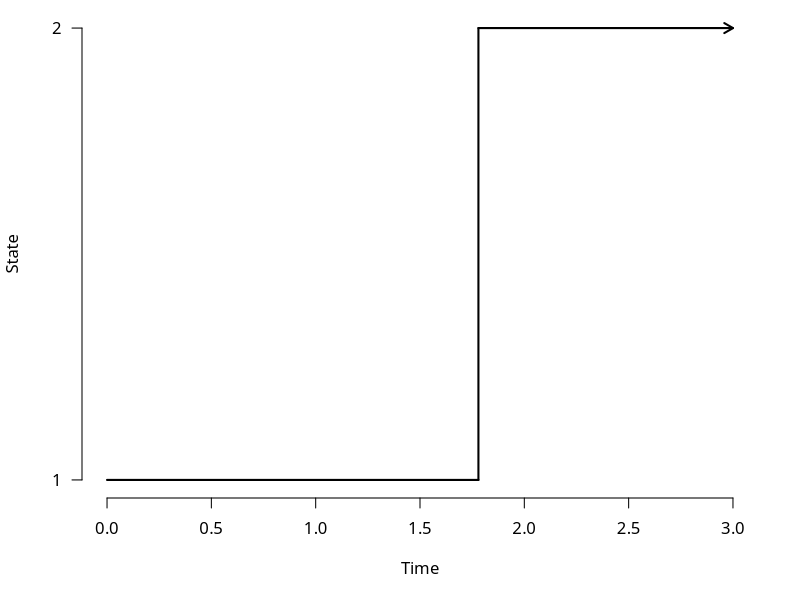
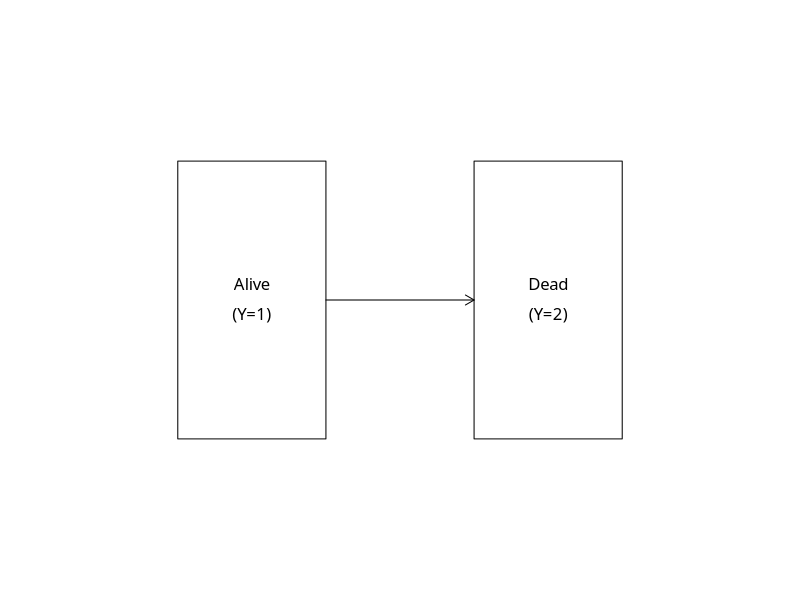
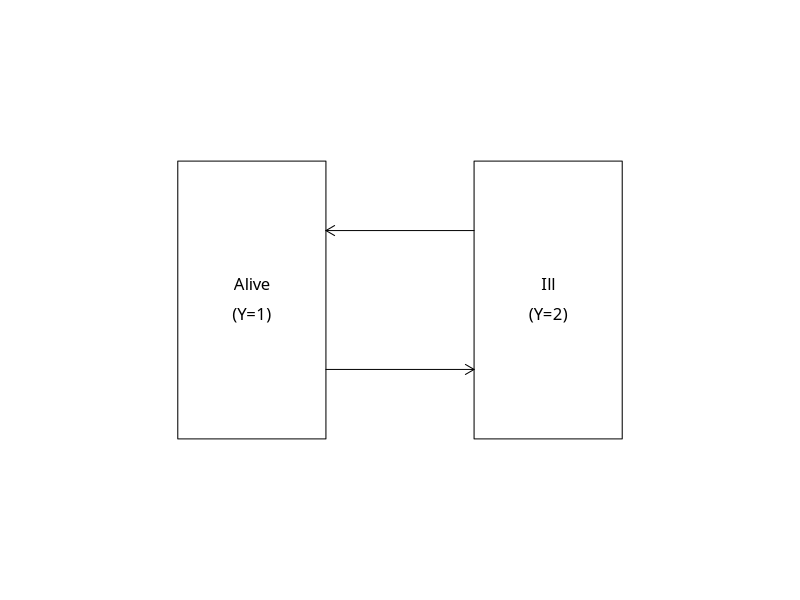
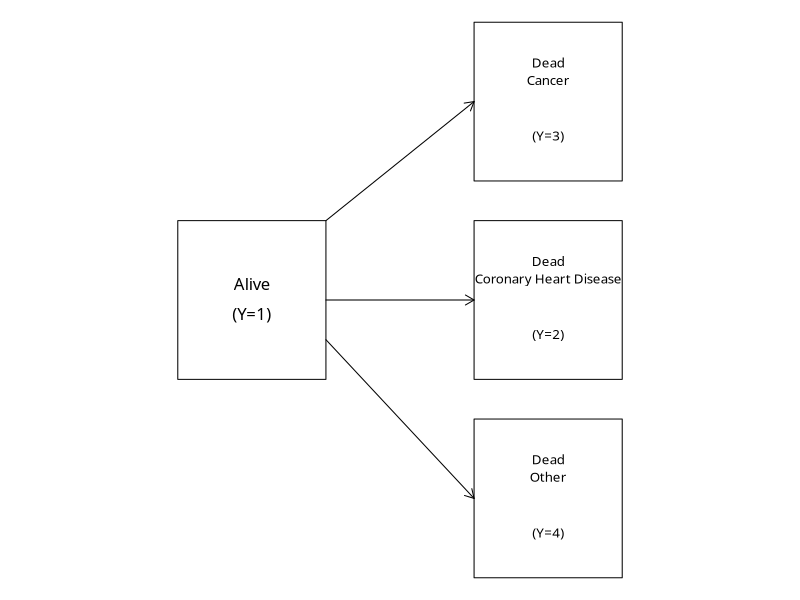
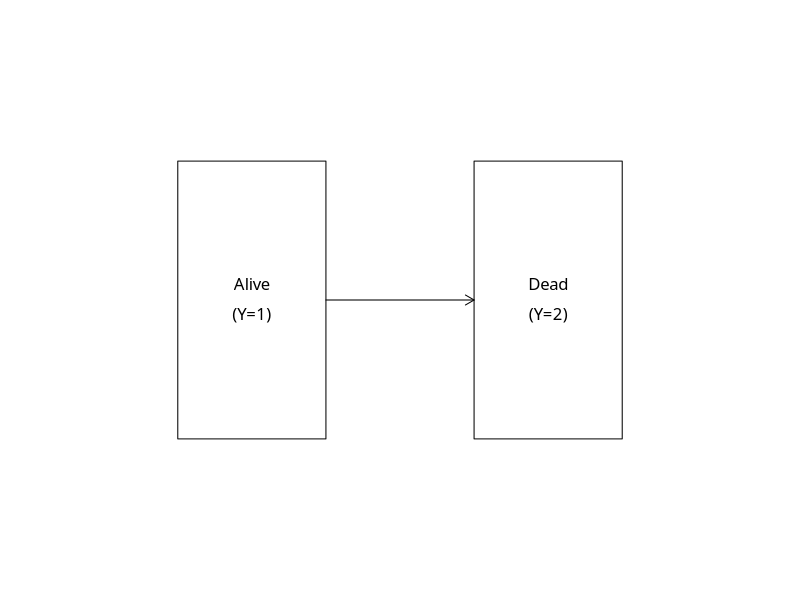
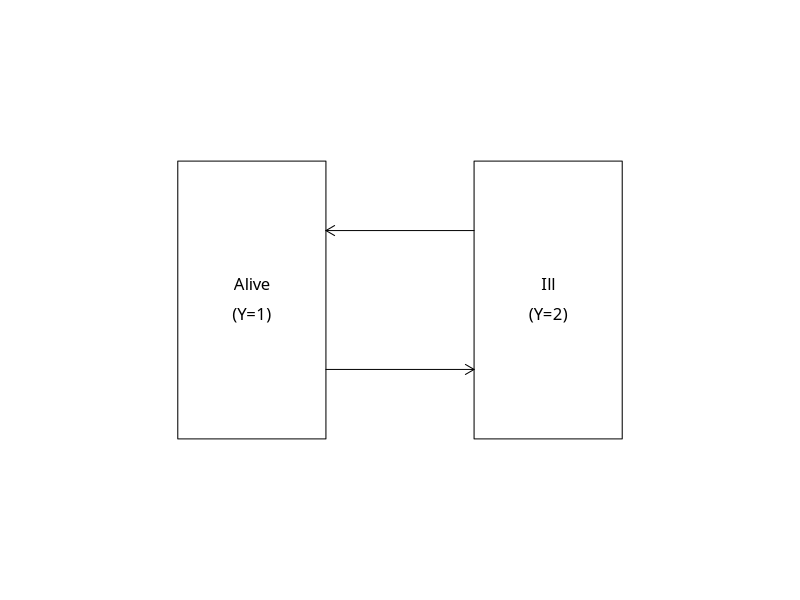
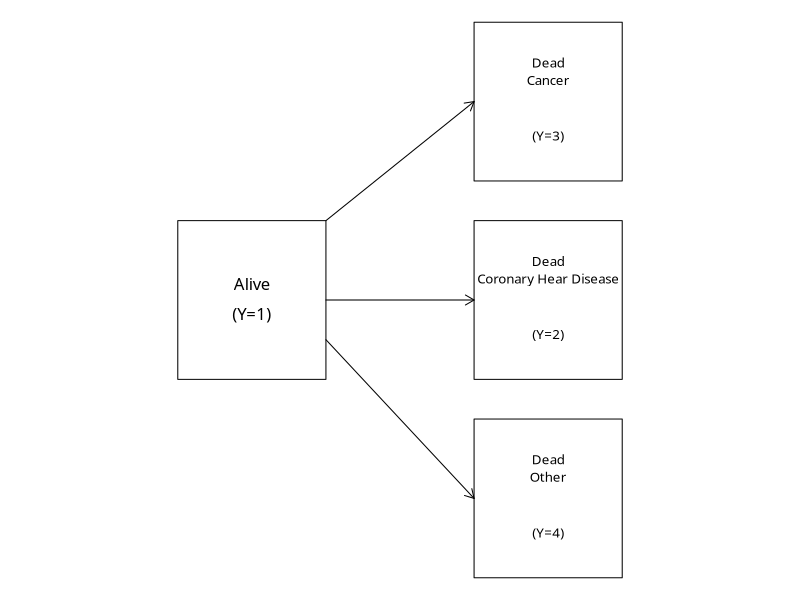

Source code (R) for these figures, in order:
## ---- chunk 1
#| echo: FALSE
#| output: FALSE
#| message: FALSE
knitr::opts_chunk$set(include = TRUE)
options(digits = 4)
library("tidyverse")
## ---- chunk 2
par(family = "Latin Modern Roman 10", mar = c(5.1, 4.1, 0.5, 2.1))

diff<-1.78
plot(0,0,type="n",xlab="Time",ylab="State",xlim=c(0,3),ylim=c(1,2),axes=FALSE)
segments(x0=0,x1=diff,y0=1,y1=1,lwd=2)
segments(x0=diff,x1=diff, y0=1,y1=2,lwd=2)
arrows(x0=diff,x1=3,y0=2,y1=2,len=0.1,lwd=2)
axis(side=2,at=c(1,2),labels=c("1","2"),las=2)
axis(side=1,at=(0:6)/2)
## ---- chunk 3
par(family = "Latin Modern Roman 10", mar = c(0, 0, 0, 0))

plot(0,0,xlim=c(0,100),ylim=c(0,40),type="n",axes=FALSE,xlab="",ylab="")

polygon(x=c(20,20,40,40),y=c(10,30,30,10))
polygon(x=c(20,20,40,40)+40,y=c(10,30,30,10))
arrows(x0=40,x1=60,y0=20,y1=20,len=0.1)
text(x=30,y=20,labels=c("Alive"),pos=3)
text(x=30,y=20,labels=c("(Y=1)"),pos=1)
text(x=30+40,y=20,labels=c("Dead"),pos=3)
text(x=30+40,y=20,labels=c("(Y=2)"),pos=1)
## ---- chunk 4
par(family = "Latin Modern Roman 10", mar = c(0, 0, 0, 0))

plot(0,0,xlim=c(0,100),ylim=c(0,40),type="n",axes=FALSE,xlab="",ylab="")
polygon(x=c(20,20,40,40),y=c(10,30,30,10))
polygon(x=c(20,20,40,40)+40,y=c(10,30,30,10))
arrows(x0=40,x1=60,y0=15,y1=15,len=0.1)
arrows(x0=60,x1=40,y0=25,y1=25,len=0.1)
text(x=30,y=20,labels=c("Alive"),pos=3)
text(x=30,y=20,labels=c("(Y=1)"),pos=1)
text(x=30+40,y=20,labels=c("Ill"),pos=3)
text(x=30+40,y=20,labels=c("(Y=2)"),pos=1)
## ---- chunk 5
par(family = "Latin Modern Roman 10", mar = c(0, 0, 0, 0))

plot(0,0,xlim=c(0,100),ylim=c(0,70),type="n",axes=FALSE,xlab="",ylab="")
polygon(x=c(20,20,40,40),y=c(25,45,45,25))
polygon(x=c(60,60,80,80),y=c(0,20,20,0))
polygon(x=c(60,60,80,80),y=c(0,20,20,0)+25)
polygon(x=c(60,60,80,80),y=c(0,20,20,0)+50)
arrows(x0=40,x1=60,y0=30,y1=10,len=0.1)
arrows(x0=40,x1=60,y0=35,y1=35,len=0.1)
arrows(x0=40,x1=60,y0=45,y1=60,len=0.1)
text(x=30,y=35,labels=c("Alive"),pos=3)
text(x=30,y=35,labels=c("(Y=1)"),pos=1)
text(x=70,y=63.66,labels=c("Dead"),pos=3,cex=0.8,offset=0.25)
text(x=70,y=63.66,labels=c("Cancer"),pos=1,cex=0.8,offset=0.25)
text(x=70,y=56.66,labels=c("(Y=3)"),pos=1,cex=0.8,offset=0.25)
text(x=70,y=63.66-25,labels=c("Dead"),pos=3,cex=0.8,offset=0.25)
text(x=70,y=63.66-25,labels=c("Coronary Heart Disease"),pos=1,cex=0.8,offset=0.25)
text(x=70,y=56.66-25,labels=c("(Y=2)"),pos=1,cex=0.8,offset=0.25)
text(x=70,y=63.66-50,labels=c("Dead"),pos=3,cex=0.8,offset=0.25)
text(x=70,y=63.66-50,labels=c("Other"),pos=1,cex=0.8,offset=0.25)
text(x=70,y=56.66-50,labels=c("(Y=4)"),pos=1,cex=0.8,offset=0.25)
## ---- chunk 6
par(family = "Latin Modern Roman 10", mar = c(0, 0, 0, 0))

plot(0,0,xlim=c(0,100),ylim=c(0,40),type="n",axes=FALSE,xlab="",ylab="")
polygon(x=c(20,20,40,40),y=c(10,30,30,10))
polygon(x=c(20,20,40,40)+40,y=c(10,30,30,10))
arrows(x0=40,x1=60,y0=20,y1=20,len=0.1)
text(x=30,y=20,labels=c("Alive"),pos=3)
text(x=30,y=20,labels=c("(Y=1)"),pos=1)
text(x=30+40,y=20,labels=c("Dead"),pos=3)
text(x=30+40,y=20,labels=c("(Y=2)"),pos=1)
## ---- chunk 7
par(family = "Latin Modern Roman 10", mar = c(0, 0, 0, 0))

plot(0,0,xlim=c(0,100),ylim=c(0,40),type="n",axes=FALSE,xlab="",ylab="")
polygon(x=c(20,20,40,40),y=c(10,30,30,10))
polygon(x=c(20,20,40,40)+40,y=c(10,30,30,10))
arrows(x0=40,x1=60,y0=15,y1=15,len=0.1)
arrows(x0=60,x1=40,y0=25,y1=25,len=0.1)
text(x=30,y=20,labels=c("Alive"),pos=3)
text(x=30,y=20,labels=c("(Y=1)"),pos=1)
text(x=30+40,y=20,labels=c("Ill"),pos=3)
text(x=30+40,y=20,labels=c("(Y=2)"),pos=1)
## ---- chunk 8
par(family = "Latin Modern Roman 10", mar = c(0, 0, 0, 0))

plot(0,0,xlim=c(0,100),ylim=c(0,70),type="n",axes=FALSE,xlab="",ylab="")
polygon(x=c(20,20,40,40),y=c(25,45,45,25))
polygon(x=c(60,60,80,80),y=c(0,20,20,0))
polygon(x=c(60,60,80,80),y=c(0,20,20,0)+25)
polygon(x=c(60,60,80,80),y=c(0,20,20,0)+50)
arrows(x0=40,x1=60,y0=30,y1=10,len=0.1)
arrows(x0=40,x1=60,y0=35,y1=35,len=0.1)
arrows(x0=40,x1=60,y0=45,y1=60,len=0.1)
text(x=30,y=35,labels=c("Alive"),pos=3)
text(x=30,y=35,labels=c("(Y=1)"),pos=1)
text(x=70,y=63.66,labels=c("Dead"),pos=3,cex=0.8,offset=0.25)
text(x=70,y=63.66,labels=c("Cancer"),pos=1,cex=0.8,offset=0.25)
text(x=70,y=56.66,labels=c("(Y=3)"),pos=1,cex=0.8,offset=0.25)
text(x=70,y=63.66-25,labels=c("Dead"),pos=3,cex=0.8,offset=0.25)
text(x=70,y=63.66-25,labels=c("Coronary Hear Disease"),pos=1,cex=0.8,offset=0.25)
text(x=70,y=56.66-25,labels=c("(Y=2)"),pos=1,cex=0.8,offset=0.25)
text(x=70,y=63.66-50,labels=c("Dead"),pos=3,cex=0.8,offset=0.25)
text(x=70,y=63.66-50,labels=c("Other"),pos=1,cex=0.8,offset=0.25)
text(x=70,y=56.66-50,labels=c("(Y=4)"),pos=1,cex=0.8,offset=0.25)
